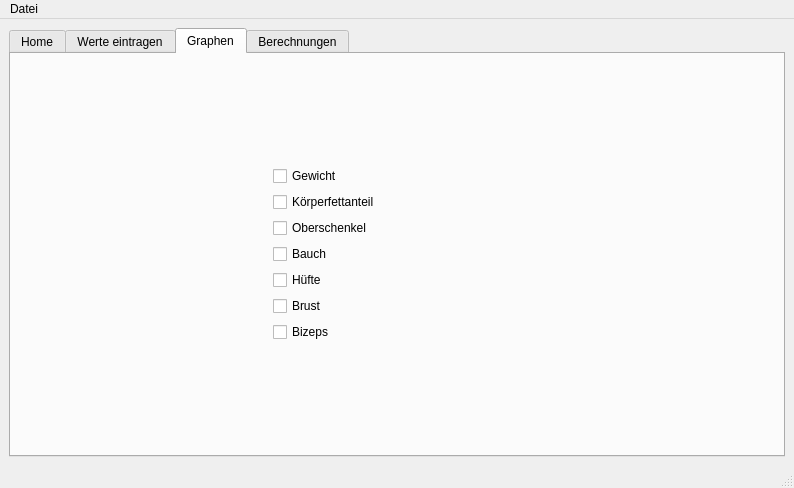
<?xml version="1.0" encoding="UTF-8"?>
<ui version="4.0">
 <class>MainWindow</class>
 <widget class="QMainWindow" name="MainWindow">
  <property name="geometry">
   <rect>
    <x>0</x>
    <y>0</y>
    <width>794</width>
    <height>488</height>
   </rect>
  </property>
  <property name="maximumSize">
   <size>
    <width>1024</width>
    <height>617</height>
   </size>
  </property>
  <property name="windowTitle">
   <string>MainWindow</string>
  </property>
  <property name="toolTip">
   <string>&lt;html&gt;&lt;head/&gt;&lt;body&gt;&lt;p&gt;Irgendein langweiliger ToolTip&lt;/p&gt;&lt;/body&gt;&lt;/html&gt;</string>
  </property>
  <property name="locale">
   <locale language="German" country="Germany"/>
  </property>
  <widget class="QWidget" name="centralwidget">
   <property name="maximumSize">
    <size>
     <width>1024</width>
     <height>576</height>
    </size>
   </property>
   <property name="locale">
    <locale language="German" country="Germany"/>
   </property>
   <layout class="QVBoxLayout" name="verticalLayout_4">
    <item>
     <widget class="QTabWidget" name="tabWidget">
      <property name="maximumSize">
       <size>
        <width>1024</width>
        <height>576</height>
       </size>
      </property>
      <property name="toolTip">
       <string>&lt;html&gt;&lt;head/&gt;&lt;body&gt;&lt;p&gt;&lt;br/&gt;&lt;/p&gt;&lt;/body&gt;&lt;/html&gt;</string>
      </property>
      <property name="currentIndex">
       <number>2</number>
      </property>
      <widget class="QWidget" name="home">
       <attribute name="title">
        <string>Home</string>
       </attribute>
       <layout class="QVBoxLayout" name="verticalLayout_2">
        <property name="sizeConstraint">
         <enum>QLayout::SetMaximumSize</enum>
        </property>
        <property name="leftMargin">
         <number>100</number>
        </property>
        <property name="rightMargin">
         <number>100</number>
        </property>
        <item>
         <widget class="QLabel" name="willkommen">
          <property name="text">
           <string>&lt;html&gt;&lt;head/&gt;&lt;body&gt;&lt;p align=&quot;center&quot;&gt;&lt;span style=&quot; font-size:18pt; font-weight:600;&quot;&gt;Track to Fit&lt;/span&gt;&lt;/p&gt;&lt;/body&gt;&lt;/html&gt;</string>
          </property>
          <property name="scaledContents">
           <bool>false</bool>
          </property>
          <property name="alignment">
           <set>Qt::AlignCenter</set>
          </property>
          <property name="margin">
           <number>25</number>
          </property>
         </widget>
        </item>
        <item>
         <widget class="QLabel" name="willkommenPic">
          <property name="baseSize">
           <size>
            <width>0</width>
            <height>0</height>
           </size>
          </property>
          <property name="autoFillBackground">
           <bool>false</bool>
          </property>
          <property name="text">
           <string/>
          </property>
          <property name="pixmap">
           <pixmap resource="resources.qrc">:/bilder/willkommen_pic.png</pixmap>
          </property>
          <property name="scaledContents">
           <bool>true</bool>
          </property>
          <property name="alignment">
           <set>Qt::AlignJustify|Qt::AlignVCenter</set>
          </property>
          <property name="wordWrap">
           <bool>false</bool>
          </property>
          <property name="margin">
           <number>0</number>
          </property>
          <property name="indent">
           <number>0</number>
          </property>
         </widget>
        </item>
        <item>
         <widget class="QLabel" name="labeleins">
          <property name="text">
           <string>&lt;strong&gt;Folgende Einträge sollten aktualisiert werden:&lt;/strong&gt;</string>
          </property>
          <property name="alignment">
           <set>Qt::AlignHCenter|Qt::AlignTop</set>
          </property>
          <property name="margin">
           <number>25</number>
          </property>
         </widget>
        </item>
        <item>
         <widget class="QLabel" name="nichtMehrAktuell">
          <property name="text">
           <string/>
          </property>
          <property name="scaledContents">
           <bool>false</bool>
          </property>
          <property name="alignment">
           <set>Qt::AlignCenter</set>
          </property>
         </widget>
        </item>
       </layout>
      </widget>
      <widget class="QWidget" name="eintrag">
       <attribute name="title">
        <string>Werte eintragen</string>
       </attribute>
       <layout class="QVBoxLayout" name="verticalLayout">
        <item>
         <layout class="QGridLayout" name="verschWerte" rowstretch="0,0,0">
          <property name="rightMargin">
           <number>0</number>
          </property>
          <property name="horizontalSpacing">
           <number>6</number>
          </property>
          <item row="0" column="0" rowspan="2">
           <layout class="QFormLayout" name="formGewicht">
            <property name="formAlignment">
             <set>Qt::AlignLeading|Qt::AlignLeft|Qt::AlignVCenter</set>
            </property>
            <property name="leftMargin">
             <number>10</number>
            </property>
            <property name="topMargin">
             <number>10</number>
            </property>
            <property name="rightMargin">
             <number>10</number>
            </property>
            <property name="bottomMargin">
             <number>10</number>
            </property>
            <item row="0" column="0" colspan="2">
             <widget class="QLabel" name="ueberschrift">
              <property name="text">
               <string>&lt;html&gt;&lt;head/&gt;&lt;body&gt;&lt;p align=&quot;center&quot;&gt;&lt;span style=&quot; font-size:14pt; font-weight:600;&quot;&gt;Gewicht (in kg)&lt;br/&gt;&lt;/span&gt;&lt;span style=&quot; font-size:10pt; font-weight:600;&quot;&gt;(wöchentlicher Durchschnitt)&lt;/span&gt;&lt;/p&gt;&lt;/body&gt;&lt;/html&gt;</string>
              </property>
              <property name="textFormat">
               <enum>Qt::RichText</enum>
              </property>
             </widget>
            </item>
            <item row="1" column="0">
             <widget class="QLabel" name="gewichtlabel">
              <property name="text">
               <string>Gewicht</string>
              </property>
             </widget>
            </item>
            <item row="1" column="1">
             <widget class="QLabel" name="gewicht">
              <property name="text">
               <string>TextLabel</string>
              </property>
             </widget>
            </item>
            <item row="2" column="0">
             <widget class="QLabel" name="dateGewichtLabel">
              <property name="text">
               <string>Letzter Eintrag:</string>
              </property>
             </widget>
            </item>
            <item row="3" column="0" colspan="2">
             <widget class="QPushButton" name="eintragGewicht">
              <property name="text">
               <string>Eintragen</string>
              </property>
             </widget>
            </item>
            <item row="2" column="1">
             <widget class="QLabel" name="gewichtLetzt">
              <property name="text">
               <string>TextLabel</string>
              </property>
             </widget>
            </item>
           </layout>
          </item>
          <item row="0" column="1">
           <spacer name="horizontalSpacer">
            <property name="orientation">
             <enum>Qt::Horizontal</enum>
            </property>
            <property name="sizeHint" stdset="0">
             <size>
              <width>40</width>
              <height>20</height>
             </size>
            </property>
           </spacer>
          </item>
          <item row="0" column="2" rowspan="3">
           <layout class="QVBoxLayout" name="formTrainingsplan">
            <property name="leftMargin">
             <number>10</number>
            </property>
            <property name="topMargin">
             <number>10</number>
            </property>
            <property name="rightMargin">
             <number>10</number>
            </property>
            <property name="bottomMargin">
             <number>10</number>
            </property>
            <item>
             <widget class="QLabel" name="label_6">
              <property name="text">
               <string>&lt;html&gt;&lt;head/&gt;&lt;body&gt;&lt;p align=&quot;center&quot;&gt;&lt;span style=&quot; font-size:14pt; font-weight:600;&quot;&gt;Aktueller Trainingsplan&lt;/span&gt;&lt;/p&gt;&lt;/body&gt;&lt;/html&gt;</string>
              </property>
              <property name="textFormat">
               <enum>Qt::RichText</enum>
              </property>
              <property name="alignment">
               <set>Qt::AlignCenter</set>
              </property>
             </widget>
            </item>
            <item>
             <widget class="QTextEdit" name="trainingsplan">
              <property name="html">
               <string>&lt;!DOCTYPE HTML PUBLIC &quot;-//W3C//DTD HTML 4.0//EN&quot; &quot;http://www.w3.org/TR/REC-html40/strict.dtd&quot;&gt;
&lt;html&gt;&lt;head&gt;&lt;meta name=&quot;qrichtext&quot; content=&quot;1&quot; /&gt;&lt;style type=&quot;text/css&quot;&gt;
p, li { white-space: pre-wrap; }
&lt;/style&gt;&lt;/head&gt;&lt;body style=&quot; font-family:'MS Shell Dlg 2'; font-size:8.25pt; font-weight:400; font-style:normal;&quot;&gt;
&lt;p style=&quot; margin-top:0px; margin-bottom:0px; margin-left:0px; margin-right:0px; -qt-block-indent:0; text-indent:0px;&quot;&gt;siehe &amp;quot;trainingsplan.txt&amp;quot;-Datei&lt;/p&gt;&lt;/body&gt;&lt;/html&gt;</string>
              </property>
             </widget>
            </item>
            <item>
             <widget class="QPushButton" name="eintragPlan">
              <property name="text">
               <string>Ändern</string>
              </property>
             </widget>
            </item>
            <item>
             <widget class="QLabel" name="eintragPlanHinweis">
              <property name="text">
               <string>&lt;strong&gt;Trainingsplan geändert&lt;/strong&gt;</string>
              </property>
              <property name="alignment">
               <set>Qt::AlignCenter</set>
              </property>
             </widget>
            </item>
           </layout>
          </item>
          <item row="2" column="0">
           <layout class="QFormLayout" name="formKfa">
            <property name="formAlignment">
             <set>Qt::AlignLeading|Qt::AlignLeft|Qt::AlignVCenter</set>
            </property>
            <property name="leftMargin">
             <number>10</number>
            </property>
            <property name="topMargin">
             <number>10</number>
            </property>
            <property name="rightMargin">
             <number>10</number>
            </property>
            <property name="bottomMargin">
             <number>10</number>
            </property>
            <item row="1" column="0">
             <widget class="QLabel" name="label_11">
              <property name="text">
               <string>Kfa:</string>
              </property>
             </widget>
            </item>
            <item row="1" column="1">
             <widget class="QLabel" name="kfa">
              <property name="text">
               <string>TextLabel</string>
              </property>
              <property name="scaledContents">
               <bool>false</bool>
              </property>
              <property name="wordWrap">
               <bool>false</bool>
              </property>
             </widget>
            </item>
            <item row="2" column="0">
             <widget class="QLabel" name="label_13">
              <property name="text">
               <string>Letzter Eintrag: </string>
              </property>
             </widget>
            </item>
            <item row="2" column="1">
             <widget class="QLabel" name="kfaLetzt">
              <property name="text">
               <string>TextLabel</string>
              </property>
             </widget>
            </item>
            <item row="3" column="0" colspan="2">
             <widget class="QPushButton" name="eintragKfa">
              <property name="text">
               <string>Eintragen</string>
              </property>
             </widget>
            </item>
            <item row="0" column="0" colspan="2">
             <widget class="QLabel" name="label_10">
              <property name="text">
               <string>&lt;html&gt;&lt;head/&gt;&lt;body&gt;&lt;p align=&quot;center&quot;&gt;&lt;span style=&quot; font-size:14pt; font-weight:600;&quot;&gt;Körperfettanteil (in %)&lt;/span&gt;&lt;/p&gt;&lt;/body&gt;&lt;/html&gt;</string>
              </property>
             </widget>
            </item>
           </layout>
          </item>
          <item row="0" column="4" rowspan="2">
           <layout class="QFormLayout" name="formUmfaenge">
            <property name="formAlignment">
             <set>Qt::AlignLeading|Qt::AlignLeft|Qt::AlignVCenter</set>
            </property>
            <property name="leftMargin">
             <number>10</number>
            </property>
            <property name="topMargin">
             <number>10</number>
            </property>
            <property name="rightMargin">
             <number>10</number>
            </property>
            <property name="bottomMargin">
             <number>10</number>
            </property>
            <item row="1" column="0">
             <widget class="QLabel" name="label">
              <property name="text">
               <string>Oberschenkel:</string>
              </property>
             </widget>
            </item>
            <item row="2" column="0">
             <widget class="QLabel" name="label_2">
              <property name="text">
               <string>Bauch:</string>
              </property>
             </widget>
            </item>
            <item row="3" column="0">
             <widget class="QLabel" name="label_3">
              <property name="text">
               <string>Hüfte:</string>
              </property>
             </widget>
            </item>
            <item row="4" column="0">
             <widget class="QLabel" name="label_4">
              <property name="text">
               <string>Brust:</string>
              </property>
             </widget>
            </item>
            <item row="5" column="0">
             <widget class="QLabel" name="label_5">
              <property name="text">
               <string>Bizeps:</string>
              </property>
             </widget>
            </item>
            <item row="7" column="0" colspan="2">
             <widget class="QPushButton" name="eintragUmfaenge">
              <property name="text">
               <string>Eintragen</string>
              </property>
             </widget>
            </item>
            <item row="6" column="0">
             <widget class="QLabel" name="label_7">
              <property name="text">
               <string>Letzter Eintrag:</string>
              </property>
             </widget>
            </item>
            <item row="0" column="0" colspan="2">
             <widget class="QLabel" name="label_8">
              <property name="text">
               <string>&lt;html&gt;&lt;head/&gt;&lt;body&gt;&lt;p align=&quot;center&quot;&gt;&lt;span style=&quot; font-size:14pt; font-weight:600;&quot;&gt;Umfänge (in cm)&lt;/span&gt;&lt;/p&gt;&lt;/body&gt;&lt;/html&gt;</string>
              </property>
              <property name="textFormat">
               <enum>Qt::RichText</enum>
              </property>
             </widget>
            </item>
            <item row="1" column="1">
             <widget class="QLabel" name="oberschenkel">
              <property name="text">
               <string>TextLabel</string>
              </property>
             </widget>
            </item>
            <item row="2" column="1">
             <widget class="QLabel" name="bauch">
              <property name="text">
               <string>TextLabel</string>
              </property>
             </widget>
            </item>
            <item row="3" column="1">
             <widget class="QLabel" name="huefte">
              <property name="text">
               <string>TextLabel</string>
              </property>
             </widget>
            </item>
            <item row="4" column="1">
             <widget class="QLabel" name="brust">
              <property name="text">
               <string>TextLabel</string>
              </property>
             </widget>
            </item>
            <item row="5" column="1">
             <widget class="QLabel" name="bizeps">
              <property name="text">
               <string>TextLabel</string>
              </property>
             </widget>
            </item>
            <item row="6" column="1">
             <widget class="QLabel" name="umfaengeLetzt">
              <property name="text">
               <string>TextLabel</string>
              </property>
             </widget>
            </item>
           </layout>
          </item>
          <item row="2" column="4">
           <layout class="QFormLayout" name="ernaehrung">
            <property name="formAlignment">
             <set>Qt::AlignCenter</set>
            </property>
            <property name="leftMargin">
             <number>10</number>
            </property>
            <property name="topMargin">
             <number>10</number>
            </property>
            <property name="rightMargin">
             <number>10</number>
            </property>
            <property name="bottomMargin">
             <number>10</number>
            </property>
            <item row="1" column="0">
             <widget class="QLabel" name="label3">
              <property name="text">
               <string>Gesamtkalorien (kcal):</string>
              </property>
             </widget>
            </item>
            <item row="2" column="0">
             <widget class="QLabel" name="label4">
              <property name="text">
               <string>Kohlenhydrate:</string>
              </property>
             </widget>
            </item>
            <item row="3" column="0">
             <widget class="QLabel" name="soos">
              <property name="text">
               <string>Proteine:</string>
              </property>
             </widget>
            </item>
            <item row="4" column="0">
             <widget class="QLabel" name="label2">
              <property name="text">
               <string>Fett:</string>
              </property>
             </widget>
            </item>
            <item row="6" column="0" colspan="2">
             <widget class="QPushButton" name="eintragErnaehrung">
              <property name="text">
               <string>Eintragen</string>
              </property>
             </widget>
            </item>
            <item row="5" column="0">
             <widget class="QLabel" name="label1">
              <property name="text">
               <string>Letzte Änderung</string>
              </property>
             </widget>
            </item>
            <item row="1" column="1">
             <widget class="QLabel" name="gesamtkcal">
              <property name="text">
               <string>TextLabel</string>
              </property>
             </widget>
            </item>
            <item row="2" column="1">
             <widget class="QLabel" name="kohlenhydrate">
              <property name="text">
               <string>TextLabel</string>
              </property>
             </widget>
            </item>
            <item row="3" column="1">
             <widget class="QLabel" name="protein">
              <property name="text">
               <string>TextLabel</string>
              </property>
             </widget>
            </item>
            <item row="4" column="1">
             <widget class="QLabel" name="fett">
              <property name="text">
               <string>TextLabel</string>
              </property>
             </widget>
            </item>
            <item row="5" column="1">
             <widget class="QLabel" name="ernaehrungLetzt">
              <property name="text">
               <string>TextLabel</string>
              </property>
             </widget>
            </item>
            <item row="0" column="0" colspan="2">
             <widget class="QLabel" name="label_9">
              <property name="text">
               <string>&lt;html&gt;&lt;head/&gt;&lt;body&gt;&lt;p align=&quot;center&quot;&gt;&lt;span style=&quot; font-size:14pt; font-weight:600;&quot;&gt;Ernährung (in g)&lt;/span&gt;&lt;/p&gt;&lt;/body&gt;&lt;/html&gt;</string>
              </property>
              <property name="textFormat">
               <enum>Qt::RichText</enum>
              </property>
             </widget>
            </item>
           </layout>
          </item>
          <item row="0" column="3">
           <spacer name="horizontalSpacer_2">
            <property name="orientation">
             <enum>Qt::Horizontal</enum>
            </property>
            <property name="sizeHint" stdset="0">
             <size>
              <width>40</width>
              <height>20</height>
             </size>
            </property>
           </spacer>
          </item>
         </layout>
        </item>
       </layout>
      </widget>
      <widget class="QWidget" name="graphen">
       <attribute name="title">
        <string>Graphen</string>
       </attribute>
       <layout class="QVBoxLayout" name="verticalLayout_3">
        <item>
         <layout class="QGridLayout" name="verschGraphen">
          <item row="5" column="1">
           <widget class="QCheckBox" name="brustCheck">
            <property name="text">
             <string>Brust</string>
            </property>
           </widget>
          </item>
          <item row="1" column="0">
           <widget class="QWidget" name="oberschenkelGraph" native="true"/>
          </item>
          <item row="1" column="1">
           <widget class="QCheckBox" name="kfaCheck">
            <property name="text">
             <string>Körperfettanteil</string>
            </property>
           </widget>
          </item>
          <item row="0" column="0">
           <widget class="QWidget" name="gewichtGraph" native="true"/>
          </item>
          <item row="6" column="1">
           <widget class="QCheckBox" name="bizepsCheck">
            <property name="text">
             <string>Bizeps</string>
            </property>
           </widget>
          </item>
          <item row="0" column="1">
           <widget class="QCheckBox" name="gewichtCheck">
            <property name="text">
             <string>Gewicht</string>
            </property>
            <property name="checked">
             <bool>false</bool>
            </property>
            <property name="tristate">
             <bool>false</bool>
            </property>
           </widget>
          </item>
          <item row="3" column="1">
           <widget class="QCheckBox" name="bauchCheck">
            <property name="text">
             <string>Bauch</string>
            </property>
           </widget>
          </item>
          <item row="2" column="0">
           <widget class="QWidget" name="huefteGraph" native="true"/>
          </item>
          <item row="2" column="1">
           <widget class="QCheckBox" name="oberschenkelCheck">
            <property name="text">
             <string>Oberschenkel</string>
            </property>
           </widget>
          </item>
          <item row="4" column="1">
           <widget class="QCheckBox" name="huefteCheck">
            <property name="text">
             <string>Hüfte</string>
            </property>
           </widget>
          </item>
          <item row="0" column="2">
           <widget class="QWidget" name="kfaGraph" native="true"/>
          </item>
          <item row="1" column="2">
           <widget class="QWidget" name="bauchGraph" native="true"/>
          </item>
          <item row="2" column="2">
           <widget class="QWidget" name="brustGraph" native="true"/>
          </item>
          <item row="3" column="0">
           <widget class="QWidget" name="bizepsGraph" native="true"/>
          </item>
         </layout>
        </item>
       </layout>
      </widget>
      <widget class="QWidget" name="berechnungen">
       <attribute name="title">
        <string>Berechnungen</string>
       </attribute>
       <layout class="QVBoxLayout" name="verticalLayout_5">
        <item>
         <layout class="QGridLayout" name="verschBerechnungen" rowstretch="0,0" columnstretch="0,0,0,0">
          <property name="sizeConstraint">
           <enum>QLayout::SetDefaultConstraint</enum>
          </property>
          <property name="leftMargin">
           <number>0</number>
          </property>
          <property name="verticalSpacing">
           <number>6</number>
          </property>
          <item row="1" column="3">
           <widget class="QLabel" name="strongMan">
            <property name="maximumSize">
             <size>
              <width>161</width>
              <height>191</height>
             </size>
            </property>
            <property name="layoutDirection">
             <enum>Qt::LeftToRight</enum>
            </property>
            <property name="text">
             <string/>
            </property>
            <property name="pixmap">
             <pixmap resource="resources.qrc">:/bilder/home_pic.png</pixmap>
            </property>
            <property name="scaledContents">
             <bool>true</bool>
            </property>
            <property name="alignment">
             <set>Qt::AlignRight|Qt::AlignTop|Qt::AlignTrailing</set>
            </property>
            <property name="wordWrap">
             <bool>false</bool>
            </property>
           </widget>
          </item>
          <item row="1" column="0" colspan="2">
           <widget class="QWidget" name="widget" native="true"/>
          </item>
          <item row="0" column="3">
           <spacer name="verticalSpacer_2">
            <property name="orientation">
             <enum>Qt::Vertical</enum>
            </property>
            <property name="sizeHint" stdset="0">
             <size>
              <width>20</width>
              <height>40</height>
             </size>
            </property>
           </spacer>
          </item>
          <item row="0" column="0" colspan="2">
           <layout class="QFormLayout" name="formKfaRechner">
            <property name="sizeConstraint">
             <enum>QLayout::SetDefaultConstraint</enum>
            </property>
            <property name="formAlignment">
             <set>Qt::AlignLeading|Qt::AlignLeft|Qt::AlignTop</set>
            </property>
            <property name="leftMargin">
             <number>10</number>
            </property>
            <property name="topMargin">
             <number>10</number>
            </property>
            <property name="rightMargin">
             <number>10</number>
            </property>
            <property name="bottomMargin">
             <number>10</number>
            </property>
            <item row="0" column="0">
             <widget class="QLabel" name="label_12">
              <property name="text">
               <string>&lt;strong&gt;KFA-Rechner:&lt;/strong&gt;</string>
              </property>
             </widget>
            </item>
            <item row="1" column="0">
             <widget class="QLabel" name="label_15">
              <property name="text">
               <string>Hautfalte Brust</string>
              </property>
             </widget>
            </item>
            <item row="1" column="1">
             <widget class="QSpinBox" name="hfBrust">
              <property name="sizePolicy">
               <sizepolicy hsizetype="Minimum" vsizetype="Fixed">
                <horstretch>0</horstretch>
                <verstretch>0</verstretch>
               </sizepolicy>
              </property>
              <property name="minimumSize">
               <size>
                <width>206</width>
                <height>0</height>
               </size>
              </property>
             </widget>
            </item>
            <item row="2" column="0">
             <widget class="QLabel" name="label_16">
              <property name="text">
               <string>Hautfalte Bauch</string>
              </property>
             </widget>
            </item>
            <item row="2" column="1">
             <widget class="QSpinBox" name="hfBauch">
              <property name="minimumSize">
               <size>
                <width>206</width>
                <height>0</height>
               </size>
              </property>
             </widget>
            </item>
            <item row="3" column="0">
             <widget class="QLabel" name="label_14">
              <property name="text">
               <string>Hautfalte Oberschenkel</string>
              </property>
             </widget>
            </item>
            <item row="3" column="1">
             <widget class="QSpinBox" name="hfOberschenkel">
              <property name="minimumSize">
               <size>
                <width>206</width>
                <height>0</height>
               </size>
              </property>
             </widget>
            </item>
            <item row="4" column="0">
             <widget class="QLabel" name="label_17">
              <property name="text">
               <string>Alter</string>
              </property>
             </widget>
            </item>
            <item row="4" column="1">
             <widget class="QSpinBox" name="alter">
              <property name="minimumSize">
               <size>
                <width>206</width>
                <height>0</height>
               </size>
              </property>
             </widget>
            </item>
            <item row="5" column="0">
             <widget class="QPushButton" name="calcKfaButton">
              <property name="text">
               <string>Berechnen</string>
              </property>
             </widget>
            </item>
            <item row="5" column="1">
             <widget class="QLabel" name="calcKfaLabel">
              <property name="text">
               <string>Du dürftest das eigentlich jetzt nicht lesen!</string>
              </property>
             </widget>
            </item>
            <item row="0" column="1">
             <widget class="QFrame" name="frame">
              <property name="frameShape">
               <enum>QFrame::StyledPanel</enum>
              </property>
              <property name="frameShadow">
               <enum>QFrame::Raised</enum>
              </property>
             </widget>
            </item>
           </layout>
          </item>
          <item row="1" column="2">
           <spacer name="horizontalSpacer_4">
            <property name="orientation">
             <enum>Qt::Horizontal</enum>
            </property>
            <property name="sizeHint" stdset="0">
             <size>
              <width>40</width>
              <height>20</height>
             </size>
            </property>
           </spacer>
          </item>
         </layout>
        </item>
       </layout>
      </widget>
     </widget>
    </item>
   </layout>
  </widget>
  <widget class="QMenuBar" name="menuBar">
   <property name="geometry">
    <rect>
     <x>0</x>
     <y>0</y>
     <width>794</width>
     <height>21</height>
    </rect>
   </property>
   <widget class="QMenu" name="menuInfo">
    <property name="title">
     <string>Datei</string>
    </property>
    <addaction name="actionInfo"/>
   </widget>
   <addaction name="menuInfo"/>
  </widget>
  <widget class="QStatusBar" name="statusbar"/>
  <action name="actionSave">
   <property name="text">
    <string>Speichern</string>
   </property>
  </action>
  <action name="actionInfo">
   <property name="text">
    <string>Über</string>
   </property>
  </action>
 </widget>
 <resources>
  <include location="resources.qrc"/>
 </resources>
 <connections/>
</ui>
